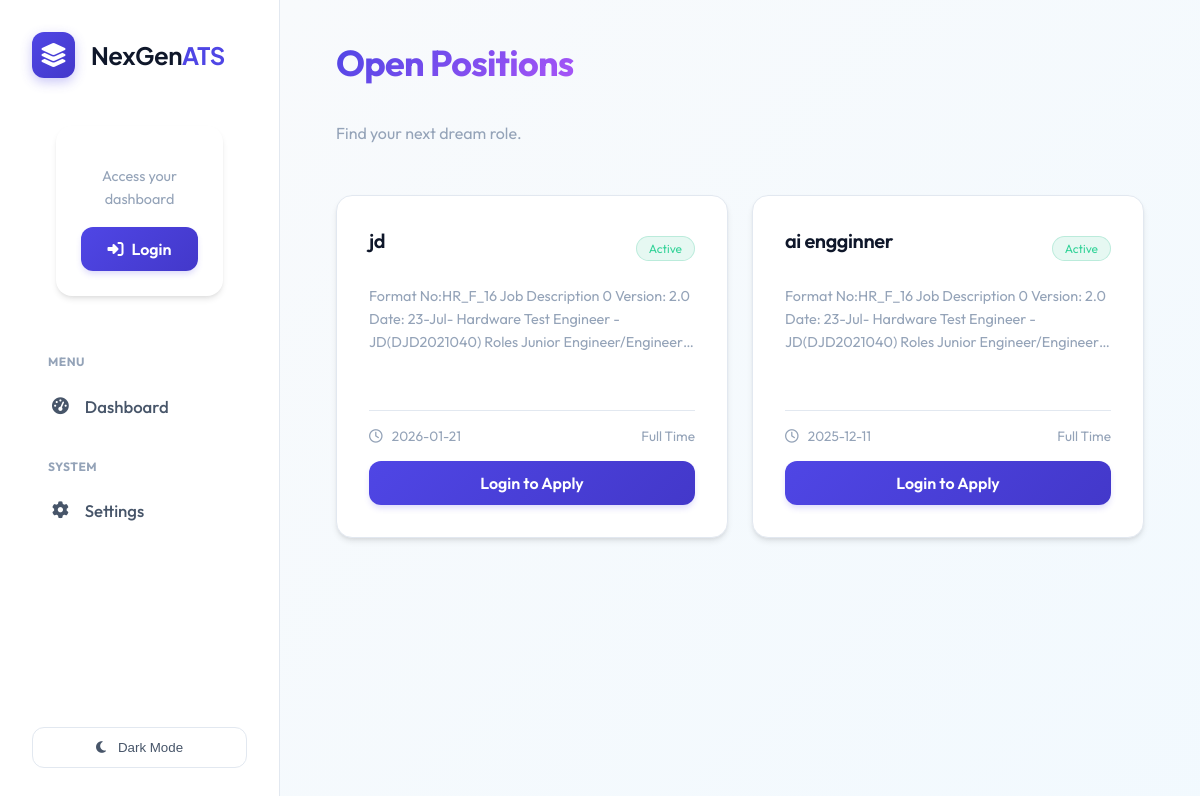
The app's page /jobs, older data.
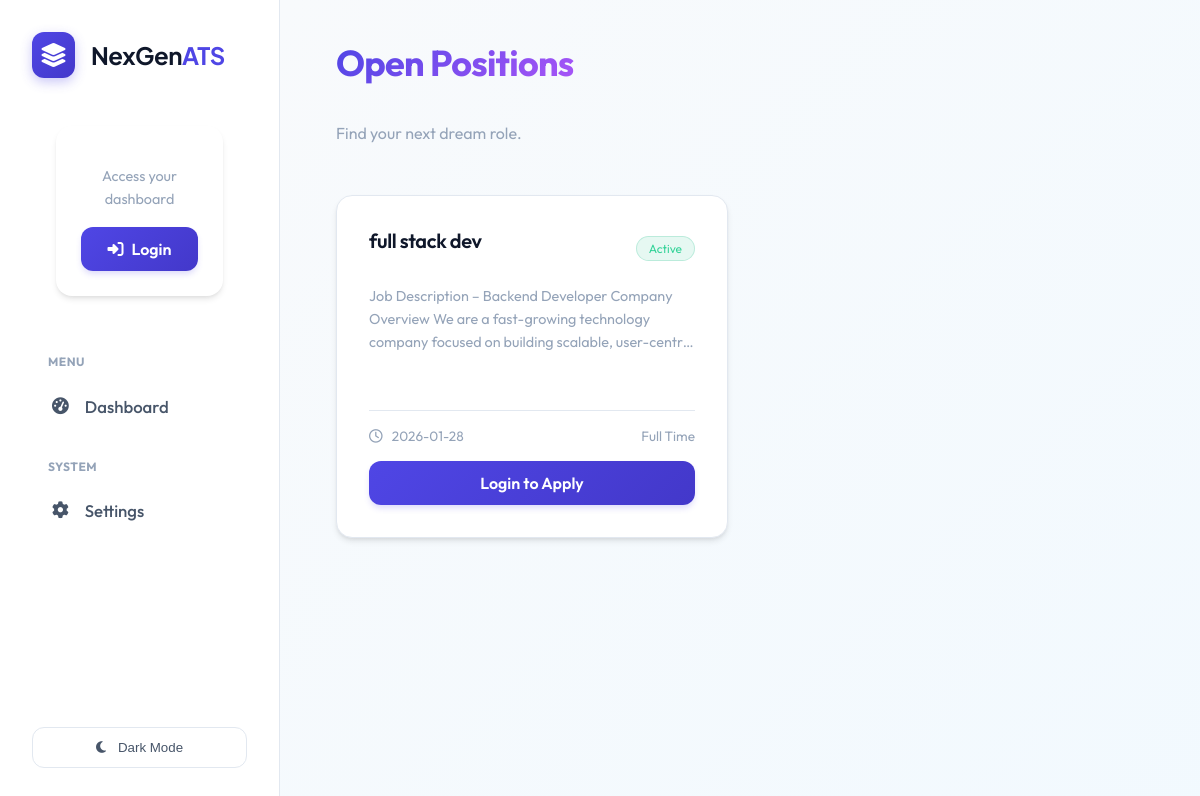
The same page, newer data.
### tables this page shows
CREATE TABLE jobs (
                    id INTEGER PRIMARY KEY AUTOINCREMENT,
                    title TEXT NOT NULL,
                    description TEXT,
                    created_at TIMESTAMP DEFAULT CURRENT_TIMESTAMP,
                    status TEXT DEFAULT 'Open'
                );

### routes/core.py (the view)
@bp.route('/jobs')
def job_board():
    conn = database.get_db_connection()
    jobs = conn.execute('SELECT * FROM jobs ORDER BY created_at DESC').fetchall()
    applied_jobs = []
    if current_user.is_authenticated and current_user.role == 'candidate':
        rows = conn.execute('SELECT job_id FROM candidates WHERE user_id = ?', (current_user.id,)).fetchall()
        applied_jobs = [row['job_id'] for row in rows]
    conn.close()
    return render_template('job_board.html', jobs=jobs, applied_jobs=applied_jobs)

### database.py (called while the page is built)
def get_db_connection():
    db_url = os.getenv('DATABASE_URL')
    if db_url:
        import psycopg2
        from psycopg2.extras import RealDictCursor
        conn = psycopg2.connect(db_url, cursor_factory=RealDictCursor)
        return conn
    else:
        conn = sqlite3.connect(DB_NAME)
        conn.row_factory = sqlite3.Row
        return conn

### templates/job_board.html (shortened to what this page needs)
{% extends 'layout.html' %}
{% block content %}
<div class="dashboard-header d-flex justify-between align-center mb-4" style="margin-bottom: 2rem;">
    <div>
        <h1 class="text-gradient mb-1">Open Positions</h1>
        <p class="dashboard-subtitle">Find your next dream role.</p>
    </div>
</div>
<div class="jobs-grid">
    {% if jobs %}
    {% for job in jobs %}
    <div class="glass-card job-card">
        <div>
            <div class="d-flex justify-between align-center" style="margin-bottom: 1rem;">
                <h3 style="font-size: 1.25rem; font-weight: 600; color: var(--text-primary);">
                    <a href="{{ url_for('core.view_job', job_id=job.id) }}"
                        style="text-decoration: none; color: inherit; transition: color 0.2s;"
                        onmouseover="this.style.color='var(--primary)'" onmouseout="this.style.color='inherit'">
                        {{ job.title }}
                    </a>
                </h3>
                <span class="badge-active">Active</span>
            </div>
            <p class="job-desc">{{ job.description[:200] }}...</p>
        </div>
        <div class="job-footer">
            <div class="d-flex justify-between align-center text-muted"
                style="font-size: 0.85rem; margin-bottom: 1rem;">
                <span><i class="fa-regular fa-clock" style="margin-right: 0.4rem;"></i> {{ job.created_at[:10] }}</span>
                <span>Full Time</span>
            </div>
            {% if current_user.is_authenticated and current_user.role == 'candidate' and current_user.resume_path %}
            {% if job.id in applied_jobs %}
            <form action="{{ url_for('core.withdraw_application', job_id=job.id) }}" method="POST" class="w-100"
                onsubmit="return confirm('Are you sure you want to withdraw your application?');">
                <button type="submit" class="btn-danger w-100 justify-center">
                    <i class="fa-solid fa-ban" style="margin-right: 0.5rem;"></i> Withdraw Application
                </button>
            </form>
            {% else %}
            <form action="{{ url_for('core.easy_apply', job_id=job.id) }}" method="POST" class="w-100">
                <button type="submit" class="btn-primary w-100 justify-center"
                    style="background: linear-gradient(135deg, #10b981 0%, #059669 100%); border: none;">
                    <i class="fa-solid fa-bolt" style="margin-right: 0.5rem;"></i> Easy Apply
                </button>
            </form>
            {% endif %}
            {% elif current_user.is_authenticated and current_user.role == 'candidate' %}
            <a href="/profile" class="btn-secondary w-100 justify-center">
                <i class="fa-solid fa-upload" style="margin-right: 0.5rem;"></i> Upload Resume to Apply
            </a>
            {% elif not current_user.is_authenticated %}
            <a href="{{ url_for('auth.login') }}" class="btn-primary w-100 justify-center">
                Login to Apply
            </a>
            {% endif %}
        </div>
    </div>
    {% endfor %}
    {% else %}
    <div style="grid-column: 1/-1; text-align: center; padding: 4rem; color: var(--text-muted);">
        <i class="fa-solid fa-briefcase" style="font-size: 3rem; margin-bottom: 1rem; opacity: 0.3;"></i>
        <p>No open positions at the moment.</p>
    </div>
    {% endif %}
</div>
{% endblock %}

Row changes from the older to the newer data that the page shows:
removed jobs: title "jd", description "Format No:HR_F_16 Job Description 0 Version: 2.0 Date: 23-Jul- Hardware Test Engineer - JD(DJD2021040) Roles Junior…", created_at "2026-01-21"
removed jobs: title "ai engginner", description "Format No:HR_F_16 Job Description 0 Version: 2.0 Date: 23-Jul- Hardware Test Engineer - JD(DJD2021040) Roles Junior…", created_at "2025-12-11"
added jobs: title "full stack dev", description "Job Description – Backend Developer Company Overview We are a fast-growing technology company focused on building scalable,…", created_at "2026-01-28"
